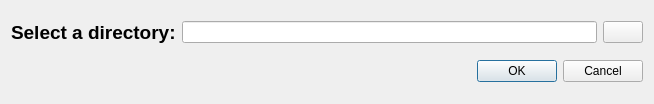
<?xml version="1.0" encoding="UTF-8"?>
<ui version="4.0">
 <class>CurrentDirectoryDialog</class>
 <widget class="QDialog" name="CurrentDirectoryDialog">
  <property name="geometry">
   <rect>
    <x>0</x>
    <y>0</y>
    <width>654</width>
    <height>104</height>
   </rect>
  </property>
  <property name="windowTitle">
   <string>Dialog</string>
  </property>
  <layout class="QVBoxLayout" name="verticalLayout">
   <item>
    <layout class="QHBoxLayout" name="horizontalLayout">
     <item>
      <widget class="QLabel" name="label">
       <property name="font">
        <font>
         <pointsize>14</pointsize>
         <weight>75</weight>
         <bold>true</bold>
        </font>
       </property>
       <property name="text">
        <string>Select a directory:</string>
       </property>
       <property name="buddy">
        <cstring>lineEdit</cstring>
       </property>
      </widget>
     </item>
     <item>
      <widget class="QLineEdit" name="lineEdit"/>
     </item>
     <item>
      <widget class="QPushButton" name="pushButtonChooseDirectory">
       <property name="text">
        <string/>
       </property>
       <property name="icon">
        <iconset resource="resources.qrc">
         <normaloff>:/icons/open.png</normaloff>:/icons/open.png</iconset>
       </property>
      </widget>
     </item>
    </layout>
   </item>
   <item>
    <widget class="QDialogButtonBox" name="buttonBox">
     <property name="orientation">
      <enum>Qt::Horizontal</enum>
     </property>
     <property name="standardButtons">
      <set>QDialogButtonBox::Cancel|QDialogButtonBox::Ok</set>
     </property>
    </widget>
   </item>
  </layout>
  <zorder>buttonBox</zorder>
  <zorder>label</zorder>
  <zorder>lineEdit</zorder>
  <zorder>label</zorder>
  <zorder>lineEdit</zorder>
  <zorder>pushButtonChooseDirectory</zorder>
 </widget>
 <resources>
  <include location="resources.qrc"/>
 </resources>
 <connections>
  <connection>
   <sender>buttonBox</sender>
   <signal>accepted()</signal>
   <receiver>CurrentDirectoryDialog</receiver>
   <slot>accept()</slot>
   <hints>
    <hint type="sourcelabel">
     <x>257</x>
     <y>94</y>
    </hint>
    <hint type="destinationlabel">
     <x>157</x>
     <y>82</y>
    </hint>
   </hints>
  </connection>
  <connection>
   <sender>buttonBox</sender>
   <signal>rejected()</signal>
   <receiver>CurrentDirectoryDialog</receiver>
   <slot>reject()</slot>
   <hints>
    <hint type="sourcelabel">
     <x>325</x>
     <y>94</y>
    </hint>
    <hint type="destinationlabel">
     <x>286</x>
     <y>82</y>
    </hint>
   </hints>
  </connection>
 </connections>
</ui>
